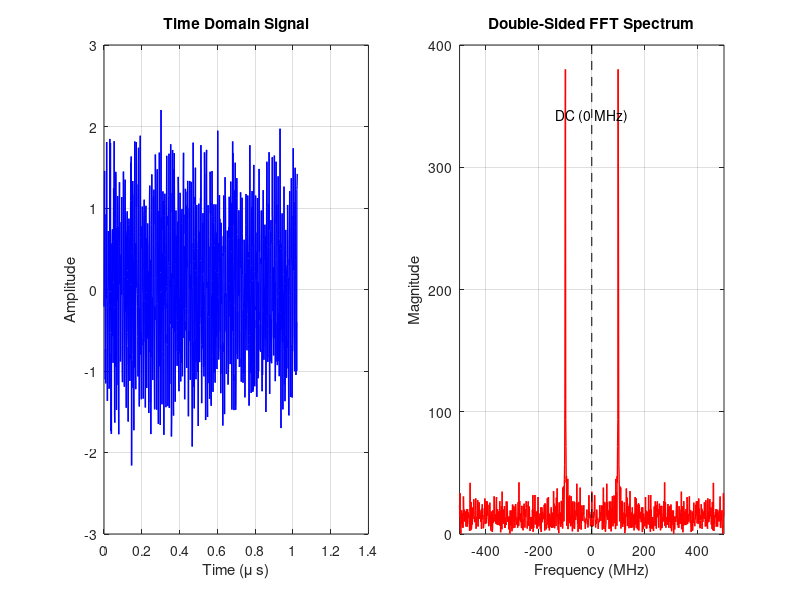

MATLAB code to generate this figure:
% 参数设置（示例值，您可以根据实际需求修改）
    sampleRate = 1000;          % 采样率 (MHz)
    totalSampleCount = 1024;    % 总采样点数
    f1 = 100;                  % 信号频率 (MHz)
    
    % 生成测试信号（100 MHz 正弦波 + 噪声）
    t = (0:totalSampleCount-1)' / sampleRate;  % 时间轴 (µs)
    aodWaveSignals = sin(2*pi*f1*t) + 0.5*randn(size(t));  % 正弦波 + 高斯噪声
    
    % 傅里叶变换（双边频谱）
    nfft = 2^nextpow2(totalSampleCount);      % FFT 点数（优化为2的幂）
    fftSignal = fft(aodWaveSignals, nfft);    % 计算FFT
    fftMagnitude = abs(fftSignal);            % 取幅度谱
    fftMagnitude = fftshift(fftMagnitude);    % 零频移至中心
    
    % 生成对称频率轴 (MHz)
    frequencies = (-nfft/2:nfft/2-1) * (sampleRate / nfft);
    
    % 绘制结果
    figure('Position', [100, 100, 1200, 500]);
    
    % 1. 时域信号
    subplot(1, 2, 1);
    plot(t, aodWaveSignals, 'b', 'LineWidth', 1);
    xlabel('Time (\mu s)');
    ylabel('Amplitude');
    title('Time Domain Signal');
    grid on;
    
    % 2. 频域信号（双边频谱）
    subplot(1, 2, 2);
    plot(frequencies, fftMagnitude, 'r', 'LineWidth', 1);
    xlabel('Frequency (MHz)');
    ylabel('Magnitude');
    title('Double-Sided FFT Spectrum');
    xlim([-sampleRate/2, sampleRate/2]);  % 显示完整频率范围
    grid on;
    
    % 添加零频标记
    hold on;
    plot([0, 0], ylim, 'k--', 'LineWidth', 0.5);
    text(0, max(fftMagnitude)*0.9, 'DC (0 MHz)', 'HorizontalAlignment', 'center');
